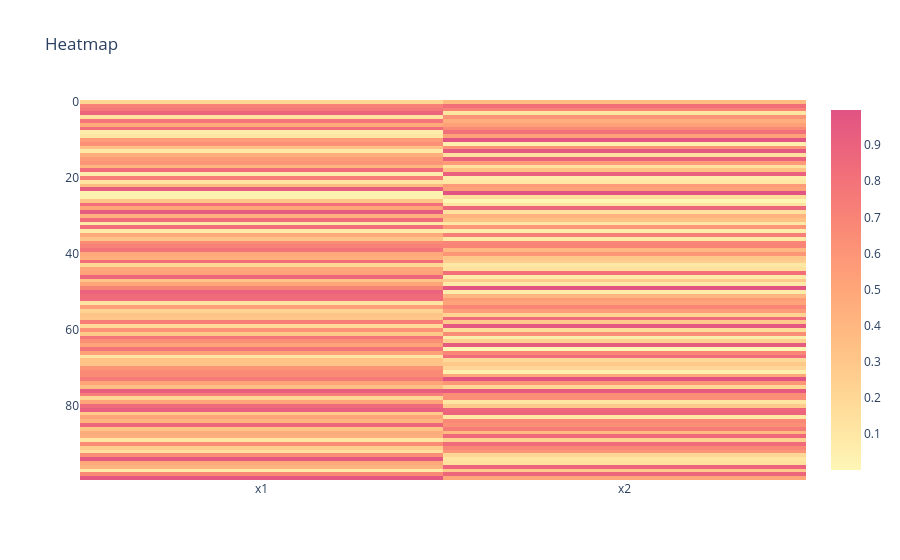

This figure's notebook cell:
### Markdown cell above
## Heatmap - Decision Space - 2 Variables and 2 Objective functions

### Code cell
data2 = df1[["x1", "x2"]].values.tolist()
heatmap_d = px.imshow(
            data2,
            labels={"df1[x1]": "x1", "df1[x2]": "x2"},
            x=["x1", "x2"],
            color_continuous_scale=px.colors.sequential.Pinkyl,
            title="Heatmap",
        )
heatmap_d.show()

### Figure 1 — Plotly figure (JSON) as saved in the notebook; plotly's stock layout.template omitted (floating-point values rounded to 4 significant figures; data arrays with more than 128 entries replaced by an {"elided": "..."} marker saying what was removed)
{"data": [{"coloraxis": "coloraxis", "hovertemplate": "x: %{x}<br>y: %{y}<br>color: %{z}<extra></extra>", "name": "0", "type": "heatmap", "x": ["x1", "x2"], "xaxis": "x", "yaxis": "y", "z": {"elided": "100x2 float values"}}], "layout": {"autosize": true, "coloraxis": {"colorscale": [[0, "rgb(254, 246, 181)"], [0.1667, "rgb(255, 221, 154)"], [0.3333, "rgb(255, 194, 133)"], [0.5, "rgb(255, 166, 121)"], [0.6667, "rgb(250, 138, 118)"], [0.8333, "rgb(241, 109, 122)"], [1, "rgb(225, 83, 131)"]]}, "title": {"text": "Heatmap"}, "xaxis": {"anchor": "y", "autorange": true, "constrain": "domain", "domain": [0, 1], "range": [-0.5, 1.5], "scaleanchor": "y", "type": "category"}, "yaxis": {"anchor": "x", "autorange": true, "constrain": "domain", "domain": [0, 1], "range": [99.5, -0.5]}}}
